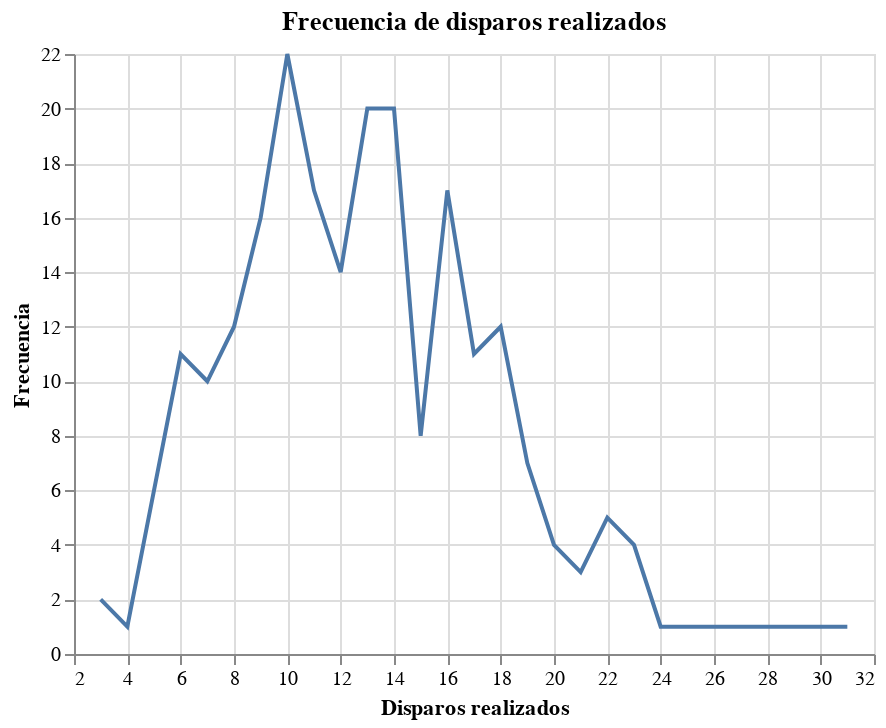

Notebook code cell kept with this figure:
### Markdown cell above
### Gráfica de línea
Gráfica de línea con la frecuencia de disparos realizados.
- [Simple Line Chart](https://altair-viz.github.io/gallery/simple_line_chart.html)

### Code cell
# La gráfica más básica
alt.Chart(df_cruzazul).mark_line().encode(
    alt.X("Disparos_realizados:Q",title="Disparos realizados"),
    alt.Y('count()', title="Frecuencia")
).properties(
    title="Frecuencia de disparos realizados"
)

### Figure 1 — Vega-Lite specification as saved in the notebook (floating-point values rounded to 4 significant figures; data arrays with more than 128 entries replaced by an {"elided": "..."} marker saying what was removed)
{"$schema": "https://vega.github.io/schema/vega-lite/v4.8.1.json", "config": {"view": {"continuousHeight": 300, "continuousWidth": 400}}, "data": {"name": "data-4ec367b7820cebf18d599bbaf3469993"}, "datasets": {"data-4ec367b7820cebf18d599bbaf3469993": {"elided": "225 records"}}, "encoding": {"x": {"field": "Disparos_realizados", "title": "Disparos realizados", "type": "quantitative"}, "y": {"aggregate": "count", "title": "Frecuencia", "type": "quantitative"}}, "mark": "line", "title": "Frecuencia de disparos realizados"}
